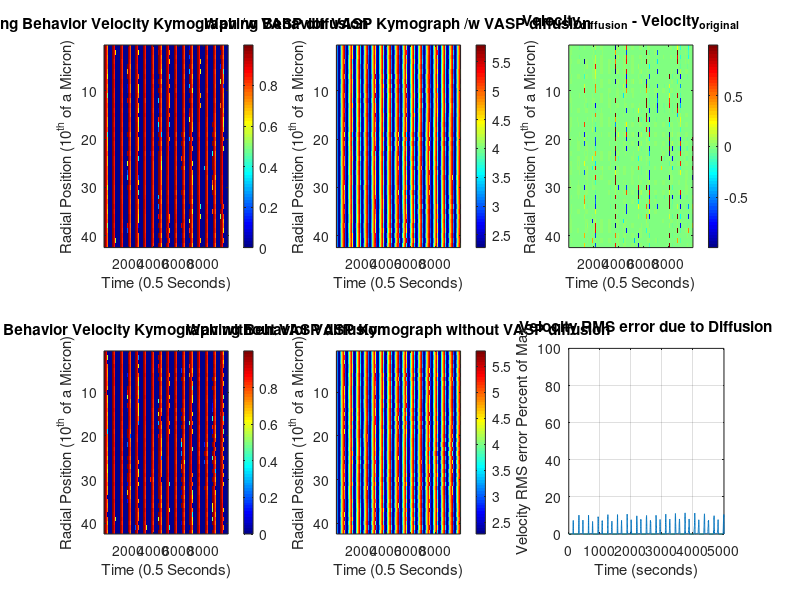

Write the MATLAB code that produced this figure.
%% BENG 227 MIDTERM PROJECT Evan Masutani
%% HOUSEKEEPING
clear all;
close all;
clc;
%% SIMULATION RUN PARAMETERS
% step sizes
dr = 1;
% Declare an isotropic spacer, dx
dx = dr;
dt = 0.1;
% limits; small size for replicating figures
R_dim = 40; %microns
T_dim = 500;
% N, +2 denotes phantom points to help with Neumann B.C.'s
N_r = round(R_dim / dr) + 2;
N_t = round(T_dim / dt);
tvec = 1:1:N_t;
%% CONSTANTS
R = 0.14;
delta = 0.8;
epsilon = 0.1;
K = 1;
eta_B = 1;
% eta_M and eta_A not clearly labeled
eta_M = 1;
eta_A = 1;
E = 0.1;
B0_c = 4;
theta = 0.2;
noise = 0.01;
% Additional diffusion term for VASP; define based on epsilon2 =
% D_A/cell_l^2/gamma
% VASP estimated diffusivity
D_A = 0.02; %um/sec
cell_l = 40; %um
gamma = 1; % sec
% Non-dimensionalized lateral diffusivity
epsilon2 = D_A / cell_l^2 / gamma * 2;
%% INITIAL CONDITIONS; refer to icy.m for usage
BMaxODE = 8.80342361002194;
BMinODE = 2.46024797933793;
AMaxODE = 5.79255834170108;
AMinODE = 2.26789894792708;
MMaxODE = 2.69213920749395;
MMinODE = 0.677418361848779;
B = noise * rand(N_r,N_t);
A = zeros(N_r,N_t);
M = zeros(N_r,N_t);
V = zeros(N_r,N_t);

% INITIAL CONDITIONS SENT BY AUTHORS
% DON'T YOU DARE TOUCH THESE I.C.s FOR BAM OR I'LL BAM YOU.
% SETS BASAL OSCILLATIONS, CAN OVERWRITE DOWNSTREAM
B(:,1) = BMaxODE * ones(N_r,1);
A(:,1) = AMaxODE * ones(N_r,1);
M(:,1) = zeros(N_r,1);

%% DEFINE ddr matrices; implicitly have Neumann programmed in

ddr = zeros(N_r,N_r);
for i=2:1:N_r-1
    ddr(i,i-1) = -1;
    ddr(i,i+1) = 1;
end
ddr = 1 / (2*dx) * ddr;

%% DEFINE d2dr2 matrix; implicitly have Neumann programmed in
d2dr2 = zeros(N_r,N_r);
for i=2:1:N_r-1
    d2dr2(i,i-1) = 1;
    d2dr2(i,i) = -2;
    d2dr2(i,i+1) = 1;
end
d2dr2 = 1 / (dx.^2) * d2dr2;

delta_ct = 1;
R_ct = 1;
R_iter = 0:0.02:0.24;
d_iter = 0.6:0.05:1;
% %% RUN WITH BOUNDARY CONDITIONS; targeted plots
% for R = R_iter
%     delta_ct = 1;
%     for delta = d_iter
%         B = noise * rand(N_r,N_t);
%         A = zeros(N_r,N_t);
%         M = zeros(N_r,N_t);
%         V = zeros(N_r,N_t);
%         % INITIAL CONDITIONS SENT BY AUTHORS
%         % DON'T YOU DARE TOUCH THESE I.C.s FOR BAM OR I'LL BAM YOU.
%         % SETS BASAL OSCILLATIONS, CAN OVERWRITE DOWNSTREAM
%         B(:,1) = BMaxODE * ones(N_r,1);
%         A(:,1) = AMaxODE * ones(N_r,1);
%         M(:,1) = zeros(N_r,1);
%         for t=1:1:N_t - 1
%             %% CALCULATE V
%             if sum(V(:,t)) > 0
%                 B_c = B0_c * (1 + E);
%             else
%                 B_c = B0_c;
%             end
%             V(:,t) = ones(N_r,1) - (B_c * ones(N_r,1) ./ B(:,t)).^8;
%             for vstep = 1:1:N_r
%                 if V(vstep,t) < 0
%                     V(vstep,t) = 0;
%                 end
%             end
%             % G is kinda weird, consider changing if fails
%             G = ones(N_r,1) + (A(:,t) .* B(:,t)) ./ (ones(N_r,1) + M(:,t) + K * B(:,t));
%             %% CALCULATE B
%             % No flux BC
%             B(1,t) = B(3,t);
%             B(N_r,t) = B(N_r - 2,t);
%             % No need to transpose since natively row vector
%             dBdx = ddr * B(:,t);
%             gdBdx = 1./G .* dBdx;
%             diffusion_B = epsilon^2 * ddr * gdBdx;
%             accumulation_B = ones(N_r,1) + eta_B * V(:,t);
%             loss_B = -B(:,t) ./ (G);
%             noise_B = noise * 2 * (rand(N_r,1) - ones(N_r,1));
%             B(:,t+1) = B(:,t) + dt/epsilon * (diffusion_B + accumulation_B + loss_B + noise_B);
%             
%             %% CALCULATE A
%             accumulation_A = ones(N_r,1) * delta;
%             % B.C. Neumann
%             A(1,t) = A(3,t);
%             A(N_r,t) = A(N_r - 2,t);
%             diffusion_A = epsilon2 * d2dr2 * A(:,t);
%             loss_A = -1 ./ (ones(N_r,1) + M(:,t) + K .* B(:,t)) .* (ones(N_r,1) + eta_A .* V(:,t) + eta_M .* M(:,t) .* V(:,t)) .* A(:,t);
%             A(:,t+1) = A(:,t) + dt * (accumulation_A + loss_A + diffusion_A);
%             %% CALCULATE M
%             accumulation_M = R * B(:,t);
%             loss_M = -1 * (ones(N_r,1) * theta + eta_M * V(:,t)) .* M(:,t);
%             M(:,t+1) = M(:,t) + dt * (accumulation_M + loss_M);
%         end
%         V_avg = mean(mean(V));
%         V_avg_plot(R_ct,delta_ct) = V_avg;
%         V_avg_plot_d(R_ct,delta_ct) = delta;
%         V_avg_plot_R(R_ct,delta_ct) = R;
%         delta_ct = delta_ct + 1;
%         V_norm = V/max(max(V));
%         B_norm = B/max(max(B));
%         A_norm = A/max(max(A));
%         M_norm = M/max(max(M));
%         tvec = 0:1:N_t-2;
%         rad_coor = round(size(V_norm,1)/2);
%         % Dimensionalize time
%         tvec = 5 * tvec * dt;
%         if R == 0.24 && delta == 0.6
%             figure
%             plot(tvec,V_norm(rad_coor,1:N_t-1),tvec,B_norm(rad_coor,1:N_t-1),...
%                 tvec,A_norm(rad_coor,1:N_t-1),tvec,M_norm(rad_coor,1:N_t-1),'LineWidth',3)
%             legend('V','B','A','M');
%             xlabel('Time (Seconds)');
%             ylabel('Normalized Quantity');
%             ylim([0 1.1])
%             grid on
%             title(['Stalled Behavior at a Radial Coordinate of ',...
%                 num2str(rad_coor/dr),' Microns']);
%             figure
%             imagesc(V(:,1:N_t-1))
%             xlabel('Time (Seconds)');
%             ylabel('Radial Position (10^{th} of a Micron)');
%             title('Stalled Behavior Velocity Kymograph');
%             colormap('jet')
%             colorbar
%         elseif R == 0 && delta == 1
%             figure
%             plot(tvec,V_norm(rad_coor,1:N_t-1),tvec,B_norm(rad_coor,1:N_t-1),...
%                 tvec,A_norm(rad_coor,1:N_t-1),tvec,M_norm(rad_coor,1:N_t-1),'LineWidth',3)
%             legend('V','B','A','M');
%             xlabel('Time (10^{th} of a Second)');
%             ylabel('Normalized Quantity');
%             ylim([0 1.1])
%             grid on
%             title(['Smoothly Motile Behavior at a Radial Coordinate of ',...
%                 num2str(rad_coor/dr),' Microns']);
%             figure
%             imagesc(V(:,1:N_t-1))
%             xlabel('Time (Seconds)');
%             ylabel('Radial Position (10^{th} of a Micron)');
%             title('Smoothly Motile Behavior Velocity Kymograph');
%             colormap('jet')
%             colorbar
%         elseif R == 0.12 && delta == 0.8
%             figure
%             plot(tvec,V_norm(rad_coor,1:N_t-1),tvec,B_norm(rad_coor,1:N_t-1),...
%                 tvec,A_norm(rad_coor,1:N_t-1),tvec,M_norm(rad_coor,1:N_t-1),'LineWidth',3)
%             legend('V','B','A','M');
%             xlabel('Time (10^{th} of a Second)');
%             ylabel('Normalized Quantity');
%             ylim([0 1.1])
%             grid on
%             title(['Waving Behavior at a Radial Coordinate of ',...
%                 num2str(rad_coor/dr),' Microns']);
%             figure
%             imagesc(V(:,1:N_t-1))
%             xlabel('Time (Seconds)');
%             ylabel('Radial Position (10^{th} of a Micron)');
%             title('Waving Behavior Velocity Kymograph');
%             colormap('jet')
%             colorbar
%         end
%     end
%     R_ct = R_ct+1;
%     
% end
% 
% %% Plot heatmap resembling figure 6
% % Flip plot up down to pictographically mirror the figure
% V_avg_plot = flipud(V_avg_plot);
% V_avg_plot_d = flipud(V_avg_plot_d);
% V_avg_plot_R = flipud(V_avg_plot_R);
% figure()
% imagesc(V_avg_plot)
% colormap('jet')
% colorbar
% ax = gca;
% ax.YTick = 1:1:length(R_iter);
% ax.YTickLabel = fliplr(R_iter);
% ax.XTick = 1:1:length(d_iter);
% ax.XTickLabel = d_iter;
% xlabel('VASP delivery rate (scaled units)')
% ylabel('Adh. maturation rate (scaled units)')
% title('Average velocity (normalized)')

%% RUN WITH GRADIENT I.C.: DIFFUSION
%% SIMULATION RUN PARAMETERS
% step sizes
dr = 1;
% Declare an isotropic spacer, dx
dx = dr;
dt = 0.1;
% limits; small size for replicating figures
R_dim = 40; %microns
T_dim = 1000;
% N, +2 denotes phantom points to help with Neumann B.C.'s
N_r = round(R_dim / dr) + 2;
N_t = round(T_dim / dt);
% Dimensionalize time
tvec = 0:1:N_t-1;
tvec = 5 * dt * tvec;
%% CONSTANTS
epsilon = 0.1;
K = 1;
eta_B = 1;
% eta_M and eta_A not clearly labeled
eta_M = 1;
eta_A = 1;
E = 0.1;
B0_c = 4;
theta = 0.2;
noise = 0.01;
% Additional diffusion term for VASP; define based on epsilon2 =
% D_A/cell_l^2/gamma
% VASP estimated diffusivity
D_A = 0.2; %um/sec
cell_l = 40; %um
gamma = 1; % sec
% Non-dimensionalized lateral diffusivity
epsilon2 = D_A / cell_l^2 / gamma * 2;
%% INITIAL CONDITIONS; refer to icy.m for usage
BMaxODE = 8.80342361002194;
BMinODE = 2.46024797933793;
AMaxODE = 5.79255834170108;
AMinODE = 2.26789894792708;
MMaxODE = 2.69213920749395;
MMinODE = 0.677418361848779;
B = noise * rand(N_r,N_t);
A = zeros(N_r,N_t);
M = zeros(N_r,N_t);
V = zeros(N_r,N_t);

% INITIAL CONDITIONS SENT BY AUTHORS
% DON'T YOU DARE TOUCH THESE I.C.s FOR BAM OR I'LL BAM YOU.
% SETS BASAL OSCILLATIONS, CAN OVERWRITE DOWNSTREAM
B(:,1) = BMaxODE * ones(N_r,1);
A(:,1) = AMaxODE * ones(N_r,1);
M(:,1) = zeros(N_r,1);
% RUN WITH BOUNDARY CONDITIONS; targeted plots
delta = 0.8;
R = 0.12;
B = noise * rand(N_r,N_t);
A = zeros(N_r,N_t);
M = zeros(N_r,N_t);
V = zeros(N_r,N_t);
% INITIAL CONDITIONS FOR GRADIENT
B(:,1) = BMaxODE * ones(N_r,1);
A(:,1) = AMaxODE * ones(N_r,1);
M(:,1) = zeros(N_r,1);

for t=1:1:N_t - 1
    %% CALCULATE V
    if sum(V(:,t)) > 0
        B_c = B0_c * (1 + E);
    else
        B_c = B0_c;
    end
    V(:,t) = ones(N_r,1) - (B_c * ones(N_r,1) ./ B(:,t)).^8;
    for vstep = 1:1:N_r
        if V(vstep,t) < 0
            V(vstep,t) = 0;
        end
    end
    % G is kinda weird, consider changing if fails
    G = ones(N_r,1) + (A(:,t) .* B(:,t)) ./ (ones(N_r,1) + M(:,t) + K * B(:,t));
    %% CALCULATE B
    % No flux BC
    B(1,t) = B(3,t);
    B(N_r,t) = B(N_r - 2,t);
    % No need to transpose since natively row vector
    dBdx = ddr * B(:,t);
    gdBdx = 1./G .* dBdx;
    diffusion_B = epsilon^2 * ddr * gdBdx;
    accumulation_B = ones(N_r,1) + eta_B * V(:,t);
    loss_B = -B(:,t) ./ (G);
    noise_B = noise * 2 * (rand(N_r,1) - ones(N_r,1));
    B(:,t+1) = B(:,t) + dt/epsilon * (diffusion_B + accumulation_B + loss_B + noise_B);
    
    %% CALCULATE A
    accumulation_A = ones(N_r,1) * delta;
    % B.C. Neumann
    A(1,t) = A(3,t);
    A(N_r,t) = A(N_r - 2,t);
    diffusion_A = epsilon2 * d2dr2 * A(:,t);
    loss_A = -1 ./ (ones(N_r,1) + M(:,t) + K .* B(:,t)) .* (ones(N_r,1) + eta_A .* V(:,t) + eta_M .* M(:,t) .* V(:,t)) .* A(:,t);
    A(:,t+1) = A(:,t) + dt * (accumulation_A + loss_A + diffusion_A);
    %% CALCULATE M
    accumulation_M = R * B(:,t);
    loss_M = -1 * (ones(N_r,1) * theta + eta_M * V(:,t)) .* M(:,t);
    M(:,t+1) = M(:,t) + dt * (accumulation_M + loss_M);
end
V_avg = mean(mean(V));
V_avg_plot(R_ct,delta_ct) = V_avg;
V_avg_plot_d(R_ct,delta_ct) = delta;
V_avg_plot_R(R_ct,delta_ct) = R;
delta_ct = delta_ct + 1;
V_norm = V/max(max(V));
B_norm = B/max(max(B));
A_norm = A/max(max(A));
M_norm = M/max(max(M));
rad_coor = round(size(V_norm,1)/2);

figure
subplot(2,3,1)
imagesc(V(:,1:N_t-1))
xlabel('Time (0.5 Seconds)');
ylabel('Radial Position (10^{th} of a Micron)');
title('Waving Behavior Velocity Kymograph /w VASP diffusion');
colormap('jet')
colorbar
subplot(2,3,2)
imagesc(A(:,1:N_t-1))
xlabel('Time (0.5 Seconds)');
ylabel('Radial Position (10^{th} of a Micron)');
title('Waving Behavior VASP Kymograph /w VASP diffusion');
colormap('jet')
colorbar
V_diffusion = V;

%% TOGGLE ON/OFF TO MAKE VIDEOS (TAKES AWHILE TO RUN)


%% TRACK DISTANCE AFTER 1st WAVE (ARTIFICIAL EFFECTS DUE TO I.C.'s)
dista = zeros(size(V,1),N_t);
cell(:,1)=zeros(size(dista,1),1);
cell(:,2)=[1:size(dista,1)]';
toffset = 300;
for ii=[toffset:1:N_t]
    if ii > 1
        dista(:,ii) = dista(:,ii-1) + V_norm(:,ii-1) * dt;
    end
end
% Scale to micron
dista = 0.2 * dista;
% figure
% video1 = VideoWriter('lamellopodia_with_diffusion','MPEG-4');
% open(video1);
% for frame=1:25:size(dista,2)
% %     cell(:,1)=cell(:,1)-sum(dista(:,frame:frame+24),2)/(dt*25);
% %     plot(cell(:,1),cell(:,2),'k-');
%     plot(dista(:,frame),cell(:,2),'k-')
%     title('Leading Edge of Cell Simulated Movement');
%     ylabel('Distance along leading Edge (microns)')
%     xlabel('Position (microns)')
%     xlim([0 100]);
%     ylim([0 N_r]);
%     vidframe = getframe(gcf);
%     writeVideo(video1,vidframe);
% end
% close(video1);
%% RUN WITH GRADIENT I.C.: NO DIFFUSION
% RUN WITH BOUNDARY CONDITIONS; targeted plots
delta = 0.8;
R = 0.12;
B = noise * rand(N_r,N_t);
A = zeros(N_r,N_t);
M = zeros(N_r,N_t);
V = zeros(N_r,N_t);
% INITIAL CONDITIONS FOR GRADIENT
B(:,1) = BMaxODE * ones(N_r,1);
A(:,1) = AMaxODE * ones(N_r,1);
M(:,1) = zeros(N_r,1);

for t=1:1:N_t - 1
    %% CALCULATE V
    if sum(V(:,t)) > 0
        B_c = B0_c * (1 + E);
    else
        B_c = B0_c;
    end
    V(:,t) = ones(N_r,1) - (B_c * ones(N_r,1) ./ B(:,t)).^8;
    for vstep = 1:1:N_r
        if V(vstep,t) < 0
            V(vstep,t) = 0;
        end
    end
    % G is kinda weird, consider changing if fails
    G = ones(N_r,1) + (A(:,t) .* B(:,t)) ./ (ones(N_r,1) + M(:,t) + K * B(:,t));
    %% CALCULATE B
    % No flux BC
    B(1,t) = B(3,t);
    B(N_r,t) = B(N_r - 2,t);
    % No need to transpose since natively row vector
    dBdx = ddr * B(:,t);
    gdBdx = 1./G .* dBdx;
    diffusion_B = epsilon^2 * ddr * gdBdx;
    accumulation_B = ones(N_r,1) + eta_B * V(:,t);
    loss_B = -B(:,t) ./ (G);
    noise_B = noise * 2 * (rand(N_r,1) - ones(N_r,1));
    B(:,t+1) = B(:,t) + dt/epsilon * (diffusion_B + accumulation_B + loss_B + noise_B);
    
    %% CALCULATE A
    accumulation_A = ones(N_r,1) * delta;
    % B.C. Neumann
    A(1,t) = A(3,t);
    A(N_r,t) = A(N_r - 2,t);
    diffusion_A = 0 * d2dr2 * A(:,t);
    loss_A = -1 ./ (ones(N_r,1) + M(:,t) + K .* B(:,t)) .* (ones(N_r,1) + eta_A .* V(:,t) + eta_M .* M(:,t) .* V(:,t)) .* A(:,t);
    A(:,t+1) = A(:,t) + dt * (accumulation_A + loss_A + diffusion_A);
    %% CALCULATE M
    accumulation_M = R * B(:,t);
    loss_M = -1 * (ones(N_r,1) * theta + eta_M * V(:,t)) .* M(:,t);
    M(:,t+1) = M(:,t) + dt * (accumulation_M + loss_M);
end
%% TOGGLE ON/OFF TO MAKE VIDEOS (TAKES AWHILE TO RUN)
%% TRACK DISTANCE AFTER 1st WAVE (ARTIFICIAL EFFECTS DUE TO I.C.'s)
dista = zeros(size(V,1),N_t);
toffset = 300;
for ii=[toffset:1:N_t]
    if ii > 1
        dista(:,ii) = dista(:,ii-1) + V_norm(:,ii-1) * dt;
    end
end
% Scale to micron
dista = 0.2 * dista;
% figure
% video1 = VideoWriter('lamellopodia_no_diffusion','MPEG-4');
% open(video1);
% for frame=1:25:size(dista,2)
% %     cell(:,1)=cell(:,1)-sum(dista(:,frame:frame+24),2)/(dt*25);
% %     plot(cell(:,1),cell(:,2),'k-');
%     plot(dista(:,frame),cell(:,2),'k-')
%     title('Leading Edge of Cell Simulated Movement');
%     ylabel('Distance along leading Edge (microns)')
%     xlabel('Position (microns)')
%     xlim([0 100]);
%     ylim([0 N_r]);
%     vidframe = getframe(gcf);
%     writeVideo(video1,vidframe);
% end
% close(video1);
V_avg = mean(mean(V));
V_avg_plot(R_ct,delta_ct) = V_avg;
V_avg_plot_d(R_ct,delta_ct) = delta;
V_avg_plot_R(R_ct,delta_ct) = R;
delta_ct = delta_ct + 1;
V_norm = V/max(max(V));
B_norm = B/max(max(B));
A_norm = A/max(max(A));
M_norm = M/max(max(M));

rad_coor = round(size(V_norm,1)/2);
subplot(2,3,4)
imagesc(V(:,1:N_t-1))
xlabel('Time (0.5 Seconds)');
ylabel('Radial Position (10^{th} of a Micron)');
title('Waving Behavior Velocity Kymograph without VASP diffusion');
colormap('jet')
colorbar

subplot(2,3,5)
imagesc(A(:,1:N_t-1))
xlabel('Time (0.5 Seconds)');
ylabel('Radial Position (10^{th} of a Micron)');
title('Waving Behavior VASP Kymograph without VASP diffusion');
colormap('jet')
colorbar
V_orig = V;

%% Changes over time
subplot(2,3,3)
V_difference = V_orig - V_diffusion;
imagesc(V_difference(:,1:N_t-1))
xlabel('Time (0.5 Seconds)');
ylabel('Radial Position (10^{th} of a Micron)');
title('Velocity_d_i_f_f_u_s_i_o_n - Velocity_o_r_i_g_i_n_a_l');
colormap('jet')
colorbar

%% PLOT THE RMS
for tstep=1:1:N_t
    divisor = 1 / (N_r - 2);
    RMS(tstep) = divisor * sqrt(sum(V_difference(2:N_r-1,tstep).^2));
end
% Since Velocity Max = 1, scale to %
RMS = RMS * 100;
subplot(2,3,6)
plot(tvec,RMS)
title('Velocity RMS error due to Diffusion')
ylabel('Velocity RMS error Percent of Max')
xlabel('Time (seconds)')
grid on
ylim([0 100])